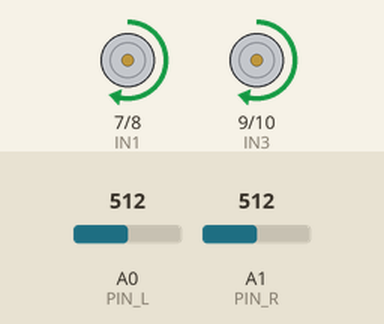
Recording of a sketch running on a simulated Arduino Uno, built with avr-gcc and run on an emulated ATmega328P. Parts: motor-driver pin pairs drawn as motors (green arrow = first pin HIGH = forward, orange = second pin HIGH = backward, longer = more drive, scaled by the enable pin). The inputs (shaded band) are chosen by the test bench; at power-on: A0 (PIN_L) = 512, A1 (PIN_R) = 512. What the sketch prints to the serial monitor is not drawn.

Above: at 2.2 s.
2.3 s: A0 (PIN_L) set to 485
At 2.6 s:
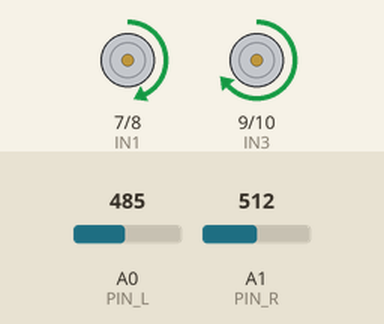
3.8 s: A1 (PIN_R) set to 491
At 4.9 s:
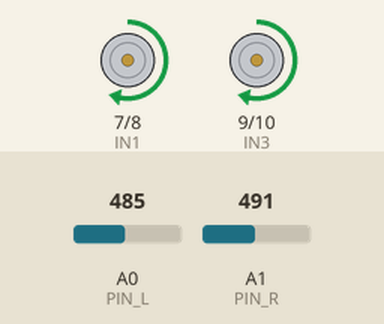
5.7 s: A0 (PIN_L) set to 510
At 6.4 s:
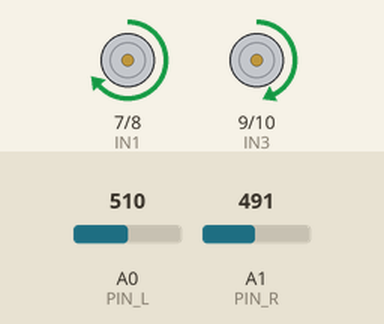
7.2 s: A0 (PIN_L) set to 490
At 7.5 s:
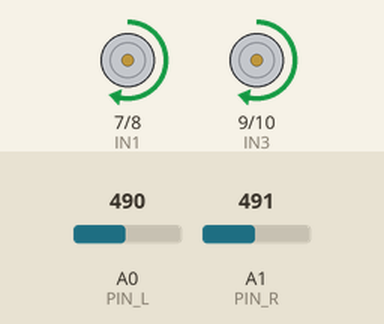
8.7 s: A0 (PIN_L) set to 511
At 9.9 s:
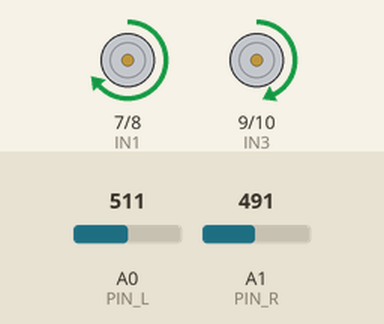
Timing chart, 0 to 11.2 s (numbered marks = the images above; inputs shaded):
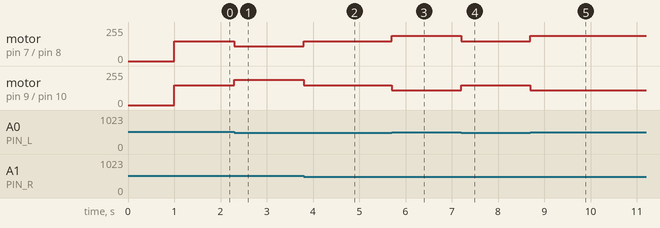

Measured:
- the behaviour switches between 500 and 499 on A0 (PIN_L) (found by bisection; images 0 and 1)
- the behaviour switches between 500 and 499 on A1 (PIN_R) (found by bisection; images 1 and 2)
- after the input at 2.3 s, motor on pin 7 (IN1) / pin 8 (IN2): forward 150/255 → forward 110/255 at once; motor on pin 9 (IN3) / pin 10 (IN4): forward 150/255 → forward 190/255 at once
- after the input at 3.8 s, motor on pin 7 (IN1) / pin 8 (IN2): forward 110/255 → forward 150/255 at once; motor on pin 9 (IN3) / pin 10 (IN4): forward 190/255 → forward 150/255 at once
- after the input at 5.7 s, motor on pin 7 (IN1) / pin 8 (IN2): forward 150/255 → forward 190/255 at once; motor on pin 9 (IN3) / pin 10 (IN4): forward 150/255 → forward 110/255 at once
- after the input at 7.2 s, motor on pin 7 (IN1) / pin 8 (IN2): forward 190/255 → forward 150/255 at once; motor on pin 9 (IN3) / pin 10 (IN4): forward 110/255 → forward 150/255 at once
- after the input at 8.7 s, motor on pin 7 (IN1) / pin 8 (IN2): forward 150/255 → forward 190/255 at once; motor on pin 9 (IN3) / pin 10 (IN4): forward 150/255 → forward 110/255 at once

The sketch:

line_follower.ino
```cpp
/*
 * 循迹小车 · 示例程序（Arduino UNO R3 + L298N + 2 路循迹）
 * ------------------------------------------------------------------
 * 逻辑（一句话）：两个探头都看不到黑线就直走；哪一边看到黑线就往哪边拐。
 *
 * 目标读者：第一次做机器人的孩子（家长讲解用）。每一行都有中文说明。
 * 想改行为，只动下面【可调参数】区，别动 setup()/loop() 的结构。
 *
 * 接线（与 docs/03-组装与调试.md 一致）：
 *   L298N ENA -> D5(PWM)   IN1 -> D7   IN2 -> D8   左电机 OUT1/OUT2
 *   L298N ENB -> D6(PWM)   IN3 -> D9   IN4 -> D10  右电机 OUT3/OUT4
 *   循迹左探头 -> A0       循迹右探头 -> A1
 *   电池+ -> L298N 12V    电池- -> L298N GND -> UNO GND（必须共地）
 * ------------------------------------------------------------------
 */

// ======================= 【可调参数】 =======================

// 判定"探头看到黑线"的阈值。黑线读数与白底读数的中间值。
// 例：白底约 900、黑线约 120，则取 (900+120)/2 = 510。
const int THRESHOLD = 500;

// 你的探头是"黑线读数偏小"还是"偏大"？默认黑线读数偏小（多数模块如此）。
// 若实测相反（黑线上读数反而大），把这里改成 false。
const bool BLACK_IS_LOW = true;

// 速度（0=不动, 255=最快）。跑太快容易掉线，先从慢的开始试。
const int SPEED_NORMAL = 150;  // 直行速度
const int SPEED_TURN   = 110;  // 转弯时"慢的那一侧轮子"的速度
const int SPEED_FAST   = 190;  // 转弯时"快的那一侧轮子"的速度

// 串口打印间隔（毫秒）。调小=刷得更快，调大=看着更舒服。
const unsigned long PRINT_INTERVAL = 200;

// ======================= 【引脚定义】 =======================
const int ENA = 5,  IN1 = 7, IN2 = 8;    // 左轮：调速 + 两个方向脚
const int ENB = 6,  IN3 = 9, IN4 = 10;   // 右轮：调速 + 两个方向脚
const int PIN_L = A0;                     // 左循迹探头（模拟读数）
const int PIN_R = A1;                     // 右循迹探头（模拟读数）

// ======================= 【小工具函数】 =======================

// 读一次探头，返回 true = 看到黑线
bool seesBlack(int pin) {
  int v = analogRead(pin);                // 0..1023 的原始读数
  if (BLACK_IS_LOW) return v <  THRESHOLD;
  else              return v >= THRESHOLD;
}

// 让左轮按 speed 速度转；direction=1 正转，-1 反转
void setLeft(int speed, int direction) {
  analogWrite(ENA, speed);                // 调速：占空比决定快慢
  digitalWrite(IN1, direction > 0 ? HIGH : LOW);
  digitalWrite(IN2, direction > 0 ? LOW  : HIGH);
}

// 让右轮按 speed 速度转
void setRight(int speed, int direction) {
  analogWrite(ENB, speed);
  digitalWrite(IN3, direction > 0 ? HIGH : LOW);
  digitalWrite(IN4, direction > 0 ? LOW  : HIGH);
}

// 三个基本动作，起个名字让孩子好记
void goStraight() { setLeft(SPEED_NORMAL, 1); setRight(SPEED_NORMAL, 1); }
void turnLeft()   { setLeft(SPEED_TURN,   1); setRight(SPEED_FAST,   1); } // 左轮慢、右轮快 -> 往左拐
void turnRight()  { setLeft(SPEED_FAST,   1); setRight(SPEED_TURN,   1); } // 右轮慢、左轮快 -> 往右拐
void stopCar()    { setLeft(0, 1); setRight(0, 1); }

// ======================= 【主程序】 =======================

void setup() {
  // 把用到的脚设成"输出"（我们要用它去控制电机）
  pinMode(ENA, OUTPUT); pinMode(IN1, OUTPUT); pinMode(IN2, OUTPUT);
  pinMode(ENB, OUTPUT); pinMode(IN3, OUTPUT); pinMode(IN4, OUTPUT);
  pinMode(PIN_L, INPUT); pinMode(PIN_R, INPUT);

  Serial.begin(9600);                     // 打开串口，方便在电脑上看数值
  Serial.println("循迹小车启动：把探头对着黑线/白底看数值");
  delay(1000);                            // 上电先停 1 秒，给人反应时间
}

void loop() {
  bool L = seesBlack(PIN_L);              // 左边看不看到黑线
  bool R = seesBlack(PIN_R);              // 右边看不看到黑线
  const char* state;                      // 用来打印当前状态

  // ---- 决策规则（只有四条，孩子能背下来）----
  if (!L && !R) {                         // 两边都没看到 -> 线在中间，直走
    goStraight();
    state = "直行";
  } else if (L && !R) {                   // 只有左边看到 -> 往左拐
    turnLeft();
    state = "左拐";
  } else if (!L && R) {                   // 只有右边看到 -> 往右拐
    turnRight();
    state = "右拐";
  } else {                                // 两边都看到 -> 十字/宽线，直走冲过去
    goStraight();
    state = "直行(双黑)";
  }

  // ---- 每 200ms 往串口打印一次，方便调阈值 ----
  static unsigned long last = 0;
  if (millis() - last >= PRINT_INTERVAL) {
    last = millis();
    Serial.print("L="); Serial.print(analogRead(PIN_L));
    Serial.print(" R="); Serial.print(analogRead(PIN_R));
    Serial.print(" | 状态: "); Serial.println(state);
  }
}
```
